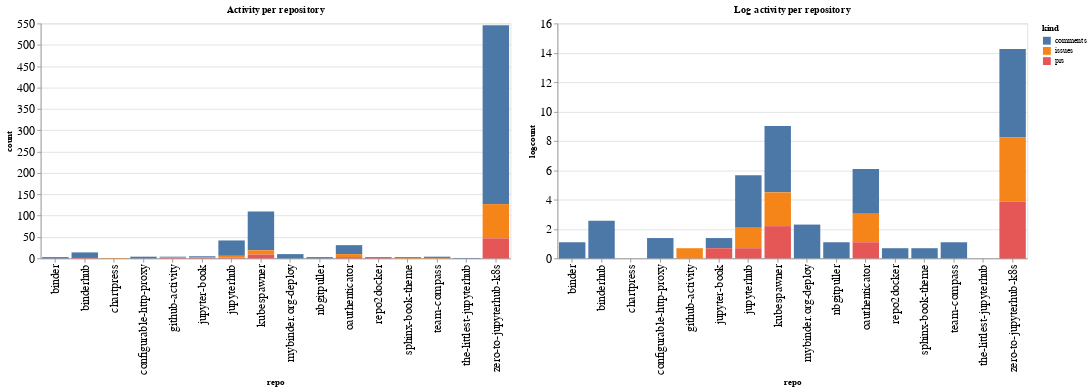

Source (notebook cell):
### Code cell
ch1 = alt.Chart(repo_summaries, width=600, title="Activity per repository").mark_bar().encode(
    x='repo',
    y='count',
    color='kind',
    tooltip="kind"
)

ch2 = alt.Chart(repo_summaries, width=600, title="Log activity per repository").mark_bar().encode(
    x='repo',
    y='logcount',
    color='kind',
    tooltip="kind"
)

ch1 | ch2

### Figure 1 — Vega-Lite specification as saved in the notebook (floating-point values rounded to 4 significant figures)
{"config": {"axisLeft": {"labelFontSize": 15}, "axisBottom": {"labelFontSize": 15}}, "hconcat": [{"mark": "bar", "encoding": {"color": {"type": "nominal", "field": "kind"}, "tooltip": {"type": "nominal", "field": "kind"}, "x": {"type": "nominal", "field": "repo"}, "y": {"type": "quantitative", "field": "count"}}, "title": "Activity per repository", "width": 600}, {"mark": "bar", "encoding": {"color": {"type": "nominal", "field": "kind"}, "tooltip": {"type": "nominal", "field": "kind"}, "x": {"type": "nominal", "field": "repo"}, "y": {"type": "quantitative", "field": "logcount"}}, "title": "Log activity per repository", "width": 600}], "data": {"name": "data-1e4b2a891644d0fd4cf0172e1e1f3aff"}, "$schema": "https://vega.github.io/schema/vega-lite/v4.8.1.json", "datasets": {"data-1e4b2a891644d0fd4cf0172e1e1f3aff": [{"repo": "binder", "kind": "comments", "count": 3, "logcount": 1.099}, {"repo": "binderhub", "kind": "comments", "count": 13, "logcount": 2.565}, {"repo": "binderhub", "kind": "prs", "count": 1, "logcount": 0.0}, {"repo": "chartpress", "kind": "issues", "count": 1, "logcount": 0.0}, {"repo": "configurable-http-proxy", "kind": "comments", "count": 4, "logcount": 1.386}, {"repo": "github-activity", "kind": "comments", "count": 1, "logcount": 0.0}, {"repo": "github-activity", "kind": "issues", "count": 2, "logcount": 0.6931}, {"repo": "github-activity", "kind": "prs", "count": 1, "logcount": 0.0}, {"repo": "jupyter-book", "kind": "comments", "count": 2, "logcount": 0.6931}, {"repo": "jupyter-book", "kind": "issues", "count": 1, "logcount": 0.0}, {"repo": "jupyter-book", "kind": "prs", "count": 2, "logcount": 0.6931}, {"repo": "jupyterhub", "kind": "comments", "count": 36, "logcount": 3.584}, {"repo": "jupyterhub", "kind": "issues", "count": 4, "logcount": 1.386}, {"repo": "jupyterhub", "kind": "prs", "count": 2, "logcount": 0.6931}, {"repo": "kubespawner", "kind": "comments", "count": 91, "logcount": 4.511}, {"repo": "kubespawner", "kind": "issues", "count": 10, "logcount": 2.303}, {"repo": "kubespawner", "kind": "prs", "count": 9, "logcount": 2.197}, {"repo": "mybinder.org-deploy", "kind": "comments", "count": 10, "logcount": 2.303}, {"repo": "nbgitpuller", "kind": "comments", "count": 3, "logcount": 1.099}, {"repo": "oauthenticator", "kind": "comments", "count": 21, "logcount": 3.045}, {"repo": "oauthenticator", "kind": "issues", "count": 7, "logcount": 1.946}, {"repo": "oauthenticator", "kind": "prs", "count": 3, "logcount": 1.099}, {"repo": "repo2docker", "kind": "comments", "count": 2, "logcount": 0.6931}, {"repo": "repo2docker", "kind": "prs", "count": 1, "logcount": 0.0}, {"repo": "sphinx-book-theme", "kind": "comments", "count": 2, "logcount": 0.6931}, {"repo": "sphinx-book-theme", "kind": "issues", "count": 1, "logcount": 0.0}, {"repo": "team-compass", "kind": "comments", "count": 3, "logcount": 1.099}, {"repo": "team-compass", "kind": "issues", "count": 1, "logcount": 0.0}, {"repo": "the-littlest-jupyterhub", "kind": "comments", "count": 1, "logcount": 0.0}, {"repo": "zero-to-jupyterhub-k8s", "kind": "comments", "count": 419, "logcount": 6.038}, {"repo": "zero-to-jupyterhub-k8s", "kind": "issues", "count": 80, "logcount": 4.382}, {"repo": "zero-to-jupyterhub-k8s", "kind": "prs", "count": 47, "logcount": 3.85}]}}
